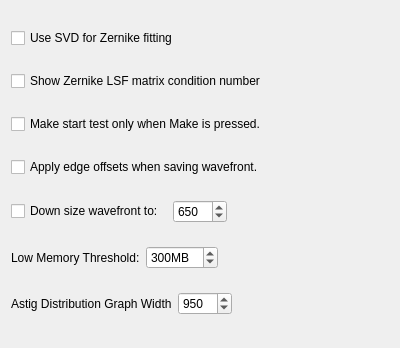
<?xml version="1.0" encoding="UTF-8"?>
<ui version="4.0">
 <class>SettingsGeneral2</class>
 <widget class="QDialog" name="SettingsGeneral2">
  <property name="geometry">
   <rect>
    <x>0</x>
    <y>0</y>
    <width>400</width>
    <height>348</height>
   </rect>
  </property>
  <property name="windowTitle">
   <string>Dialog</string>
  </property>
  <layout class="QVBoxLayout" name="verticalLayout">
   <item>
    <widget class="QCheckBox" name="checkBox">
     <property name="toolTip">
      <string>Use SVD Least Square Fit to calculate Zernikes. Slower but may be more robust.
Try it and if you find no difference in wavefront values then you do not need to use it.</string>
     </property>
     <property name="text">
      <string>Use SVD for Zernike fitting</string>
     </property>
    </widget>
   </item>
   <item>
    <widget class="QCheckBox" name="showConditionNumbersCb">
     <property name="text">
      <string>Show Zernike LSF matrix condition number</string>
     </property>
    </widget>
   </item>
   <item>
    <widget class="QCheckBox" name="starTestMakeCb">
     <property name="text">
      <string>Make start test only when Make is pressed.</string>
     </property>
    </widget>
   </item>
   <item>
    <widget class="QCheckBox" name="applyOffsets">
     <property name="text">
      <string>Apply edge offsets when saving wavefront.</string>
     </property>
    </widget>
   </item>
   <item>
    <layout class="QHBoxLayout" name="horizontalLayout">
     <item>
      <widget class="QCheckBox" name="downSizeCB">
       <property name="toolTip">
        <string>Enable down sizing wave front on igram analysis or wave front loading.</string>
       </property>
       <property name="statusTip">
        <string/>
       </property>
       <property name="text">
        <string>Down size wavefront to: </string>
       </property>
      </widget>
     </item>
     <item>
      <widget class="QSpinBox" name="wavefrontSizeSb">
       <property name="toolTip">
        <string>&lt;html&gt;&lt;head/&gt;&lt;body&gt;&lt;p&gt;The wave front down sized  to this in pixels.  This can save memory and let you load more wavefronts.&lt;/p&gt;&lt;p&gt;Down side is that lowers the resolution of the surface and may lose resolution of small features like&lt;/p&gt;&lt;p&gt;sharp turned edge.  Only will down size if the check box is selected.&lt;/p&gt;&lt;/body&gt;&lt;/html&gt;</string>
       </property>
       <property name="minimum">
        <number>100</number>
       </property>
       <property name="maximum">
        <number>1000</number>
       </property>
       <property name="value">
        <number>650</number>
       </property>
      </widget>
     </item>
     <item>
      <spacer name="horizontalSpacer">
       <property name="orientation">
        <enum>Qt::Horizontal</enum>
       </property>
       <property name="sizeHint" stdset="0">
        <size>
         <width>40</width>
         <height>20</height>
        </size>
       </property>
      </spacer>
     </item>
    </layout>
   </item>
   <item>
    <layout class="QHBoxLayout" name="horizontalLayout_2">
     <item>
      <widget class="QLabel" name="label">
       <property name="toolTip">
        <string>&lt;html&gt;&lt;head/&gt;&lt;body&gt;&lt;p&gt;When processing interferograms or loading wavefronts warn the user if less than this amount of memory remains.&lt;/p&gt;&lt;/body&gt;&lt;/html&gt;</string>
       </property>
       <property name="text">
        <string>Low Memory Threshold:</string>
       </property>
      </widget>
     </item>
     <item>
      <widget class="QSpinBox" name="memThreshValue">
       <property name="toolTip">
        <string>&lt;html&gt;&lt;head/&gt;&lt;body&gt;&lt;p&gt;When processing interferograms or loading wavefronts warn the user if less than this amount of memory remains.&lt;/p&gt;&lt;/body&gt;&lt;/html&gt;</string>
       </property>
       <property name="suffix">
        <string>MB</string>
       </property>
       <property name="maximum">
        <number>1000</number>
       </property>
       <property name="value">
        <number>300</number>
       </property>
      </widget>
     </item>
     <item>
      <spacer name="horizontalSpacer_2">
       <property name="orientation">
        <enum>Qt::Horizontal</enum>
       </property>
       <property name="sizeHint" stdset="0">
        <size>
         <width>40</width>
         <height>20</height>
        </size>
       </property>
      </spacer>
     </item>
    </layout>
   </item>
   <item>
    <layout class="QGridLayout" name="gridLayout">
     <item row="0" column="0">
      <widget class="QLabel" name="label_2">
       <property name="text">
        <string>Astig Distribution Graph Width</string>
       </property>
      </widget>
     </item>
     <item row="0" column="1">
      <widget class="QSpinBox" name="AstigDistGraphWidth">
       <property name="minimum">
        <number>300</number>
       </property>
       <property name="maximum">
        <number>2000</number>
       </property>
       <property name="singleStep">
        <number>100</number>
       </property>
       <property name="value">
        <number>950</number>
       </property>
      </widget>
     </item>
     <item row="0" column="2">
      <spacer name="horizontalSpacer_3">
       <property name="orientation">
        <enum>Qt::Horizontal</enum>
       </property>
       <property name="sizeHint" stdset="0">
        <size>
         <width>40</width>
         <height>20</height>
        </size>
       </property>
      </spacer>
     </item>
    </layout>
   </item>
  </layout>
 </widget>
 <resources/>
 <connections/>
</ui>
